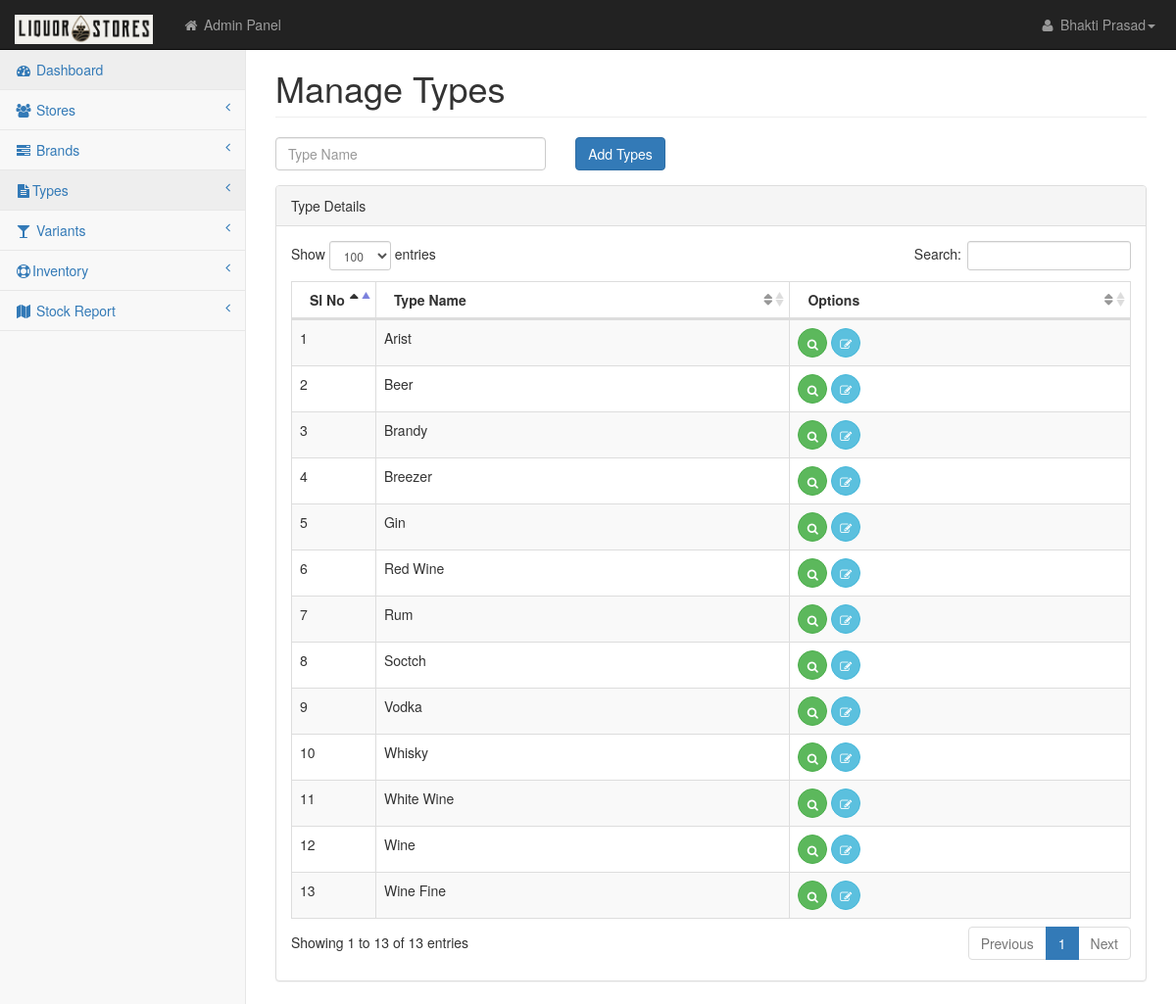
/manage_types.php, run on an earlier commit of the app's database.
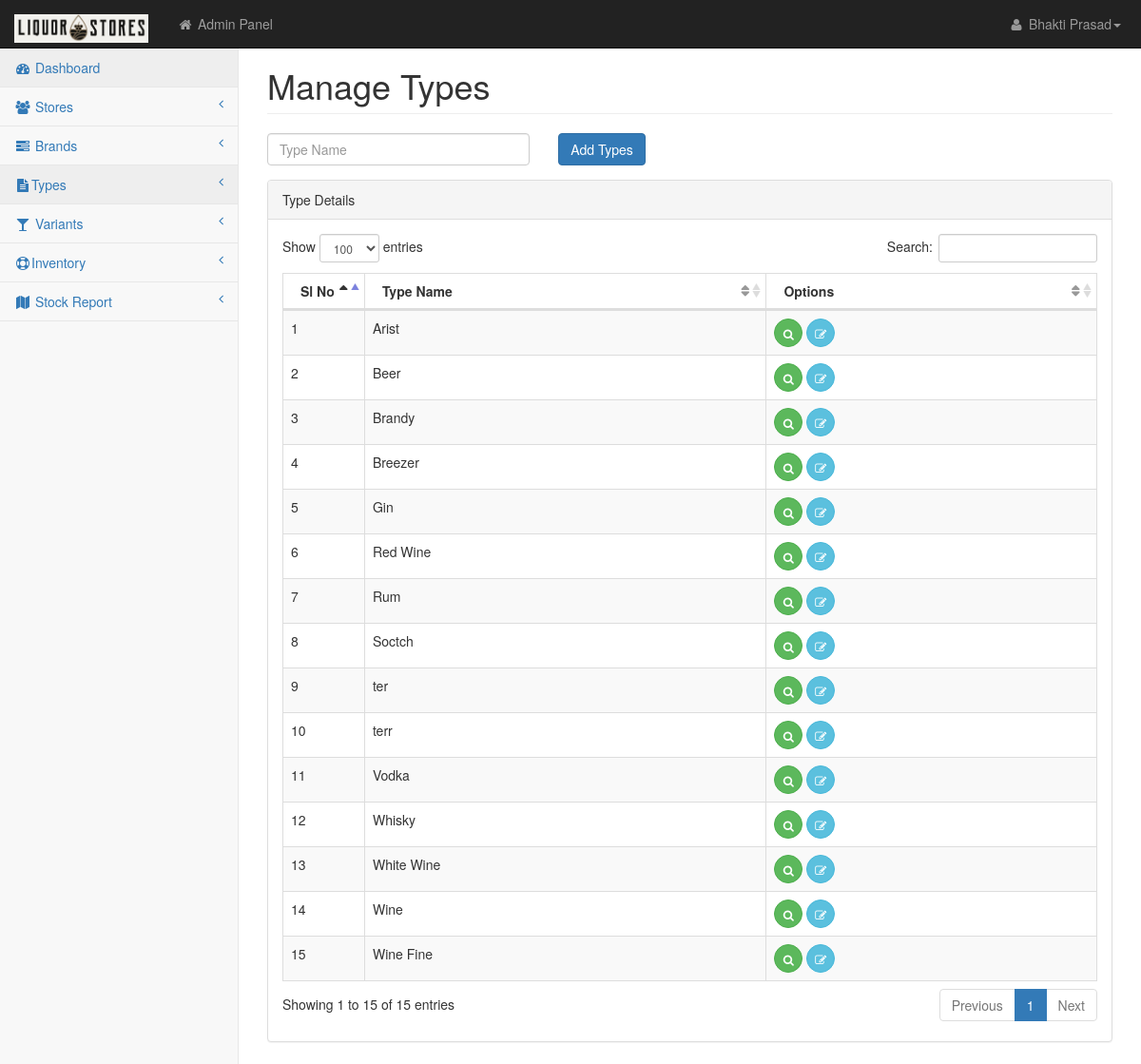
And on a later commit of the database.
### tables this page shows
CREATE TABLE `variants_type` (
  `id` int(11) NOT NULL AUTO_INCREMENT,
  `name` varchar(255) DEFAULT NULL,
  PRIMARY KEY (`id`),
  UNIQUE KEY `UNIQUE` (`name`)
);

### manage_types.php (the view, shortened to what this page needs)
<?php
include("top.php");
 	$id=$_GET["id"];
		$sqlSelectclient="SELECT * FROM variants_type order by name ASC";
		$selectclient=mysqli_query($con,$sqlSelectclient);
?>
    </head>
    <body>
        <div id="wrapper">
            <?php include("nav.php"); ?>
            <div id="page-wrapper">
			<div class="row">
                    <div class="col-lg-12">
                        <h1 class="page-header">Manage Types</h1>
                    </div>
                </div>
				<div class="row">
                                <form role="form" name="addType" id="addType" method="post" enctype="multipart/form-data">
                                    <div class="col-lg-4">
                                            <div class="form-group">
                                            <input type="text" class="form-control" placeholder="Type Name" name="typename" value="<?php echo $selrow->name; ?>" required>
                                            </div>
                                          </div>
										  <div class="col-lg-4">
                                             <input name="submit" type="submit" class="btn btn-primary" value="<?php if($id) { ?>Update<? } else { ?>Add<? } ?> Types">
                                    </div>
                                    </form>
                                </div>
                <div class="row">
                    <div class="col-lg-12">
                        <div class="panel panel-default">
                            <div class="panel-heading">
                                Type Details
                            </div>
                            <div class="panel-body">
                                <div class="dataTable_wrapper">
                                    <table class="table table-striped table-bordered table-hover" id="dataTables-example">
                                        <thead>
                                            <tr>
                                             <th width="10%">Sl No</th>
                                                <th>Type Name</th>
                                                <th>Options</th>
                                            </tr>
                                        </thead>
                                        <tbody>
                                        <?php
	   $i=1;
	  while($resultclient=mysqli_fetch_object($selectclient))
        	  {
				 if($i % 2 != "0")
  				 {
     			 $class = 'odd';
   					}
  				 else
   				{
      			$class = 'even';
   				}
				  ?>
                                            <tr class="<?php echo $class; ?>" id="<? echo stripslashes($resultclient->id); ?>">
                                                <td><? echo $i; ?></td>
                                                <td><? echo stripslashes($resultclient->name); ?></td>
                                                <td class="center">
												<a class="btn btn-success btn-circle" href="manage_types.php?action=view&id=<? echo stripslashes($resultclient->id); ?>"><i class="fa fa-search"></i></a>
												<a class="btn btn-info btn-circle" href="manage_types.php?action=edit&id=<? echo stripslashes($resultclient->id); ?>"><i class="fa fa-edit"></i></a>
												<?php if($UTYPE=='A') {?>
 										<a href="javascript:void();" class="btn btn-danger btn-circle delwarrant"><i class="fa fa-times"></i></a>
												<?php }?>												</td>
                                            </tr>
                                              <? $i++; } ?>
                                        </tbody>
                                    </table>
                              </div>
                          </div>
                        </div>
                    </div>
                </div>
            </div>
        </div>
    </body>
</html>

What changed in the data, as far as the page shows it:
added variants_type: name "ter"
added variants_type: name "terr"
Also different on the page:
text written by a page script: "Show entries Search: Showing 1 to 13 of 13 entries Previous 1 Next" → "Show entries Search: Showing 1 to 15 of 15 entries Previous 1 Next"
